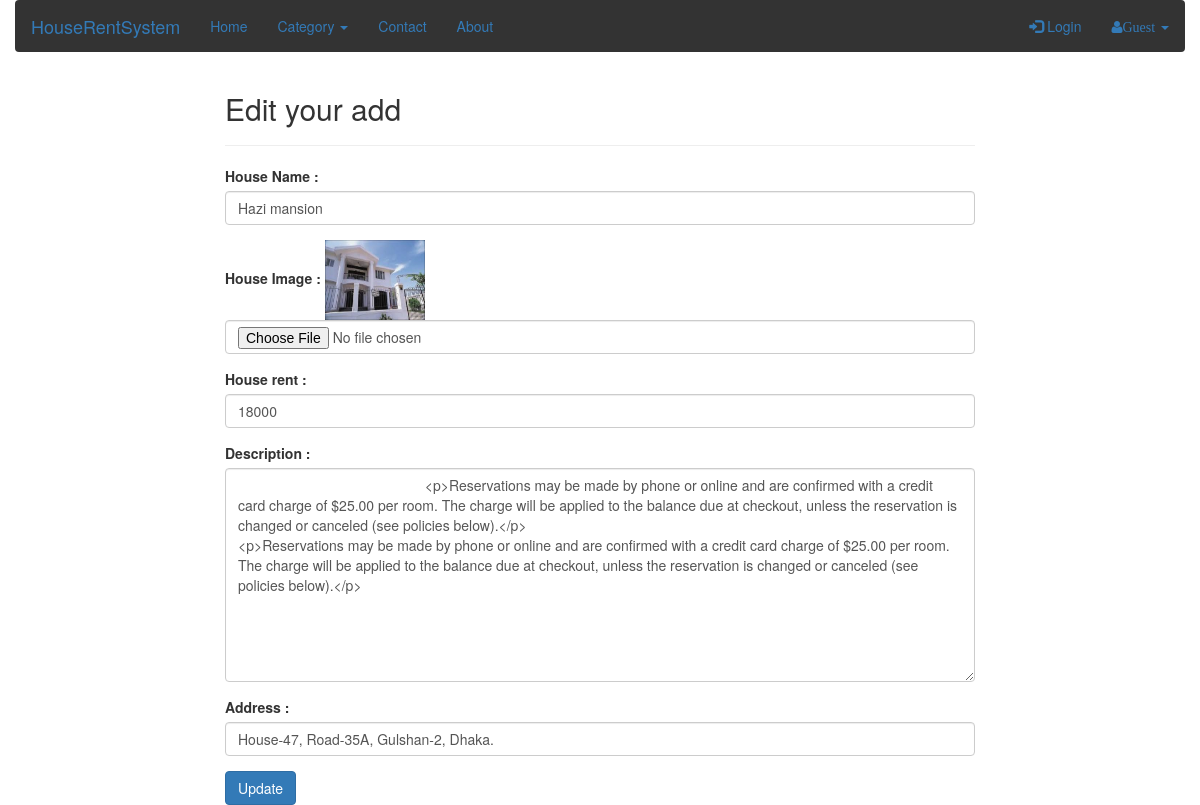
Page /user_edit_add.php?edit_add=1 on the committed database.
### tables this page shows
CREATE TABLE `houses` (
  `house_id` int(11) NOT NULL,
  `user_id` int(11) NOT NULL,
  `category` int(11) NOT NULL,
  `house_name` varchar(255) NOT NULL,
  `house_image` text NOT NULL,
  `house_rent` text NOT NULL,
  `added_date` date NOT NULL,
  `description` text NOT NULL,
  `address` text NOT NULL,
  `booking_status` tinyint(1) NOT NULL
);

### user_edit_add.php (the view, shortened to what this page needs)
<?php include"includes/header.php" ; ?>
<?php include"includes/user_navigation.php" ; ?>
<?php include"functions.php" ; ?>
<?php
if (isset($_GET['edit_add'])) {
$the_user_edit_add_id = $_GET['edit_add'];
}
$query  = "SELECT * FROM houses WHERE house_id = $the_user_edit_add_id ";
$select_edit_add_query = mysqli_query($connection,$query);
while ($row = mysqli_fetch_array($select_edit_add_query)) {
			$house_name  = $row['house_name'];
			$house_image  = $row['house_image'];
			$house_rent  = $row['house_rent'];
			$description  = $row['description'];
			$address  = $row['address'];
}
?>
<div class="container">
	<div class="row">
		<div class="col-md-offset 2 col-md-8 col-md-offset-2">
			<div class="head_title">
				<h2>Edit your add</h2>
			</div>
				<hr>
			<form action="" method="post" enctype="multipart/form-data">
				<div class="form-group">
					<label for="house_name">House Name  :</label>
					<input type="text" class="form-control" name="house_name" value="<?php echo $house_name ;?>" placeholder="house name...">
				</div>
				<div class="form-group">
					<label for="house_image">House Image  :</label>
					<img src="images/<?php  echo $house_image ; ?>" width='100px' height='80px' alt="">
					<input type="file" class="form-control" name="house_image"  placeholder="house image...">
				</div>
				<div class="form-group">
					<label for="house_rent">House rent  :</label>
					<input type="text" class="form-control" name="house_rent" value="<?php echo $house_rent ; ?>" placeholder="house rent...">
				</div>
				<div class="form-group">
					<label for="description">Description  :</label>
					<textarea name="description" rows="10"  class="form-control" placeholder="description...">
						<?php echo $description ;?>
					</textarea>
				</div>
				<div class="form-group">
					<label for="address">Address  :</label>
					<input type="text" class="form-control" name="address" value="<?php echo $address ;?>" placeholder="address...">
				</div>
				<button type="submit" class="btn btn-primary" name="update_add">Update</button>
			</form>
		</div>
	</div>
</div>

### css/style.css (style rules this page uses)
* { padding: 0; margin: 0; }
body { background: #222; }
.container { width: 1170px; margin: auto; }

### rows in the picture
houses: house_name "Hazi mansion", house_image (picture), house_rent "18000", description "<p>Reservations may be made by phone or online and are confirmed with a credit card charge of $25.00 per room. The charge will be applied to the balance due at checkout, unless the reservation is changed or canceled (see policies below).</p> <p>Reservations may be made by phone or online and are confirmed with a credit card charge of $25.00 per room. The charge will be applied to the balance due at checkout, unless the reservation is changed or canceled (see policies below).</p>", address "House-47, Road-35A, Gulshan-2, Dhaka."
